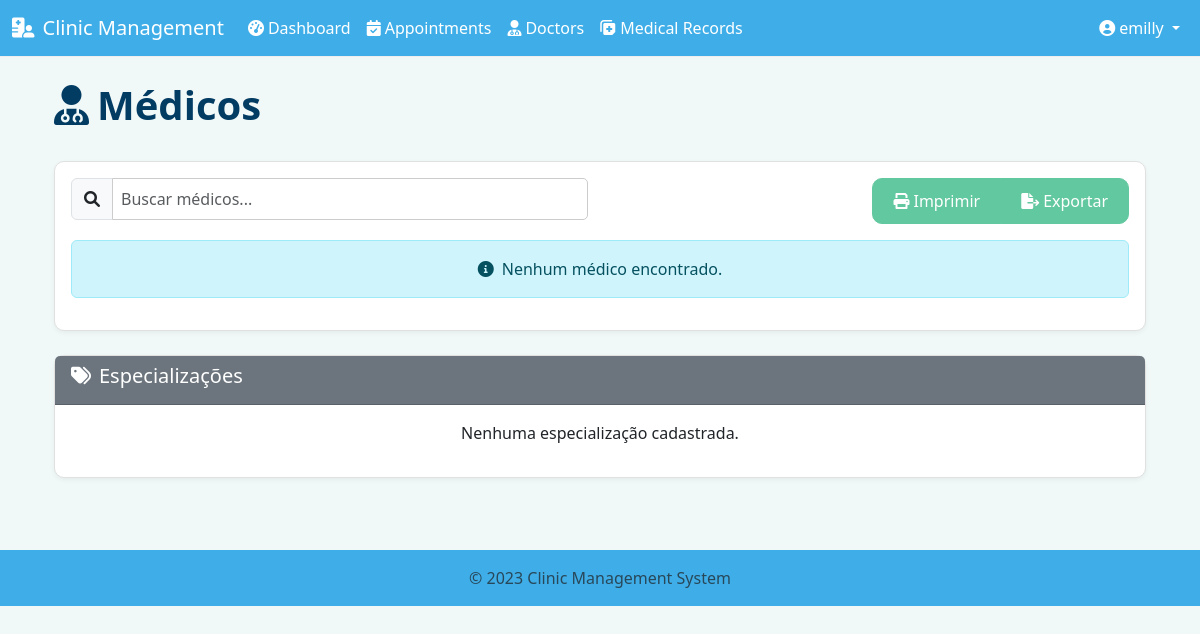
The app's page /doctors/ (signed in), older data.
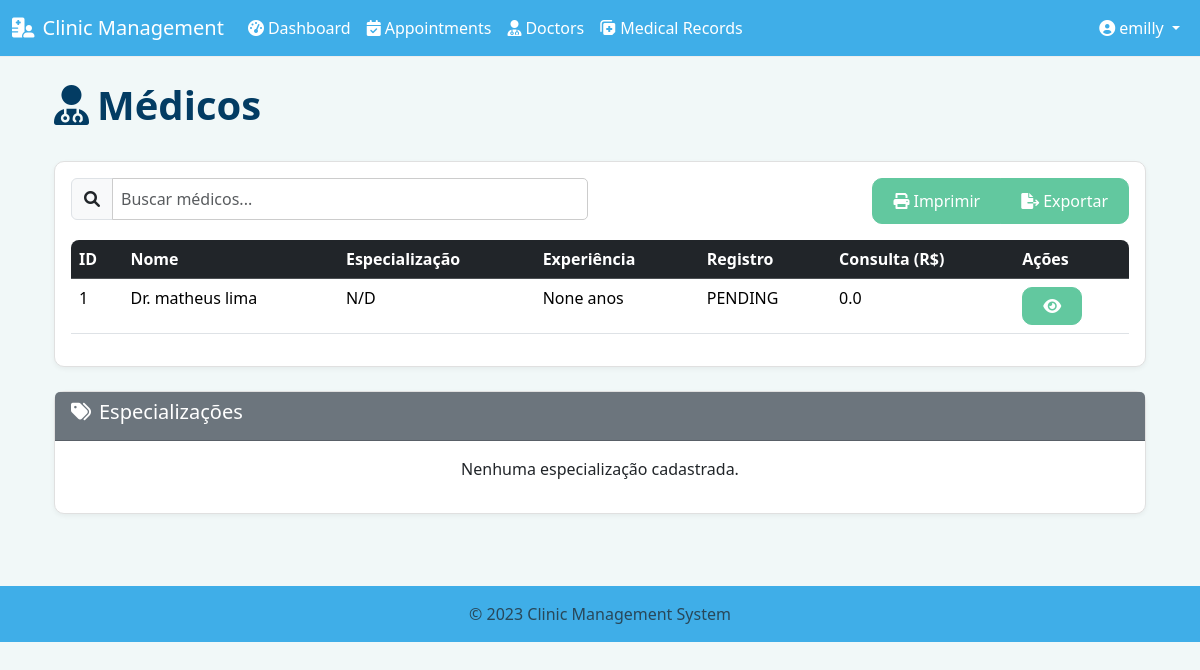
The same page, newer data.
### models.py (models this page shows, shortened)
class User(UserMixin, db.Model):
    id = db.Column(db.Integer, primary_key=True)
    username = db.Column(db.String(64), unique=True, nullable=False)
    email = db.Column(db.String(120), unique=True, nullable=False)
    password_hash = db.Column(db.String(256), nullable=False)
    role = db.Column(db.Enum(UserRole), nullable=False)
    first_name = db.Column(db.String(50))
    last_name = db.Column(db.String(50))
    created_at = db.Column(db.DateTime, default=datetime.utcnow)
    updated_at = db.Column(db.DateTime, default=datetime.utcnow, onupdate=datetime.utcnow)
    doctor_profile = db.relationship('Doctor', backref='user', uselist=False, cascade='all, delete-orphan')
    patient_profile = db.relationship('Patient', backref='user', uselist=False, cascade='all, delete-orphan')

class Doctor(db.Model):
    id = db.Column(db.Integer, primary_key=True)
    user_id = db.Column(db.Integer, db.ForeignKey('user.id'), unique=True, nullable=False)
    specialization_id = db.Column(db.Integer, db.ForeignKey('specialization.id'))
    license_number = db.Column(db.String(50), unique=True, nullable=False)
    experience_years = db.Column(db.Integer)
    availability = db.Column(db.Text)  # JSON string containing availability schedule
    consultation_fee = db.Column(db.Float)
    created_at = db.Column(db.DateTime, default=datetime.utcnow)
    updated_at = db.Column(db.DateTime, default=datetime.utcnow, onupdate=datetime.utcnow)
    appointments = db.relationship('Appointment', backref='doctor', lazy='dynamic', cascade='all, delete-orphan')
    @property
    def full_name(self):
        return f"Dr. {self.user.first_name} {self.user.last_name}"

### routes/doctors.py (the view)
@doctors_bp.route('/')
@login_required
def list_doctors():
    doctors = Doctor.query.join(User).all()
    specializations = Specialization.query.all()
    return render_template('doctors/list.html', doctors=doctors, specializations=specializations)

### app.py (called while the page is built)
@login_manager.user_loader
def load_user(user_id):
    from models import User
    return User.query.get(int(user_id))

### templates/doctors/list.html (shortened to what this page needs)
{% extends "layout.html" %}
{% block content %}
<div class="container">
    <div class="d-flex justify-content-between align-items-center mb-4">
        <h1><i class="fas fa-user-md me-2"></i>Médicos</h1>
    </div>
    <div class="card mb-4">
        <div class="card-body">
            <div class="row mb-3">
                <div class="col-md-6">
                    <div class="input-group">
                        <span class="input-group-text"><i class="fas fa-search"></i></span>
                        <input type="text" id="searchInput" class="form-control" placeholder="Buscar médicos...">
                    </div>
                </div>
                <div class="col-md-6 d-flex justify-content-md-end">
                    <div class="btn-group">
                        <button type="button" class="btn btn-outline-secondary btn-print">
                            <i class="fas fa-print me-1"></i>Imprimir
                        </button>
                        <button type="button" class="btn btn-outline-secondary">
                            <i class="fas fa-file-export me-1"></i>Exportar
                        </button>
                    </div>
                </div>
            </div>
            {% if doctors and doctors|length > 0 %}
            <div class="table-responsive">
                <table class="table table-hover">
                    <thead class="table-dark">
                        <tr>
                            <th>ID</th>
                            <th>Nome</th>
                            <th>Especialização</th>
                            <th>Experiência</th>
                            <th>Registro</th>
                            <th>Consulta (R$)</th>
                            <th>Ações</th>
                        </tr>
                    </thead>
                    <tbody>
                        {% for doctor in doctors %}
                        <tr>
                            <td>{{ doctor.id }}</td>
                            <td>{{ doctor.full_name }}</td>
                            <td>{{ doctor.specialization.name if doctor.specialization else 'N/D' }}</td>
                            <td>{{ doctor.experience_years }} anos</td>
                            <td>{{ doctor.license_number }}</td>
                            <td>{{ doctor.consultation_fee|default('N/D')|float|round(2) }}</td>
                            <td>
                                <div class="btn-group" role="group">
                                    <a href="{{ url_for('doctors.view_doctor', id=doctor.id) }}" class="btn btn-sm btn-primary" title="Visualizar">
                                        <i class="fas fa-eye"></i>
                                    </a>
                                </div>
                            </td>
                        </tr>
                        {% endfor %}
                    </tbody>
                </table>
            </div>
            {% else %}
            <div class="alert alert-info text-center">
                <i class="fas fa-info-circle me-2"></i>Nenhum médico encontrado.
            </div>
            {% endif %}
        </div>
    </div>
    <div class="card">
        <div class="card-header bg-secondary text-white d-flex justify-content-between align-items-center">
            <h5><i class="fas fa-tags me-2"></i>Especializações</h5>
        </div>
        <div class="card-body">
            {% if specializations and specializations|length > 0 %}
            <div class="row">
                {% for specialization in specializations %}
                <div class="col-md-4 mb-2 d-flex align-items-center">
                    <i class="fas fa-stethoscope me-2 text-secondary"></i>{{ specialization.name }}
                </div>
                {% endfor %}
            </div>
            {% else %}
            <p class="text-center">Nenhuma especialização cadastrada.</p>
            {% endif %}
        </div>
    </div>
</div>
{% endblock %}

### templates/layout.html (shortened to what this page needs)
<head>
    <link rel="stylesheet" href="https://cdn.jsdelivr.net/npm/bootstrap@5.3.3/dist/css/bootstrap.min.css">
    <link rel="stylesheet" href="https://cdnjs.cloudflare.com/ajax/libs/font-awesome/6.0.0/css/all.min.css">
  <link rel="stylesheet" href="{{ url_for('static', filename='css/style.css') }}">
  <link rel="stylesheet" href="{{ url_for('static', filename='css/custom.css') }}">
</head>
<body>
    <nav class="navbar navbar-expand-lg navbar-dark bg-dark">
        <div class="container-fluid">
            <a class="navbar-brand" href="{{ url_for('auth.dashboard') }}">
                <i class="fas fa-hospital-user me-2"></i>Clinic Management
            </a>
            <div class="collapse navbar-collapse" id="navbarNav">
                <ul class="navbar-nav me-auto">
                    {% if current_user.is_authenticated %}
                        <li class="nav-item">
                            <a class="nav-link" href="{{ url_for('auth.dashboard') }}">
                                <i class="fas fa-tachometer-alt me-1"></i>Dashboard
                            </a>
                        </li>
                        <li class="nav-item">
                            <a class="nav-link" href="{{ url_for('appointments.list_appointments') }}">
                                <i class="fas fa-calendar-check me-1"></i>Appointments
                            </a>
                        </li>
                        <li class="nav-item">
                            <a class="nav-link" href="{{ url_for('doctors.list_doctors') }}">
                                <i class="fas fa-user-md me-1"></i>Doctors
                            </a>
                        </li>
                        <li class="nav-item">
                            <a class="nav-link" href="{{ url_for('medical_records.list_records') }}">
                                <i class="fas fa-notes-medical me-1"></i>Medical Records
                            </a>
                        </li>
                    {% endif %}
                </ul>
                <ul class="navbar-nav">
                    {% if current_user.is_authenticated %}
                        <li class="nav-item dropdown">
                            <a class="nav-link dropdown-toggle" href="#" id="userDropdown" role="button" data-bs-toggle="dropdown" aria-expanded="false">
                                <i class="fas fa-user-circle me-1"></i>{{ current_user.username }}
                            </a>
                        </li>
                    {% endif %}
                </ul>
            </div>
        </div>
    </nav>
    <div class="container mt-4">
        {% block content %}{% endblock %}
    </div>
    <footer class="footer mt-5 py-3 bg-dark">
        <div class="container text-center">
            <span class="text-muted">© 2023 Clinic Management System</span>
        </div>
    </footer>
</body>
</html>

### static/css/style.css (style rules this page uses)
body { min-height: 100vh; display: flex; flex-direction: column; }
.footer { margin-top: auto; }
.card { border-radius: 8px; box-shadow: 0 4px 8px rgba(0, 0, 0, 0.2); margin-bottom: 1.5rem; transition: transform 0.3s ease; }
.card-header { border-radius: 8px 8px 0 0; }
.table-responsive { border-radius: 8px; overflow: hidden; }

### static/css/custom.css (style rules this page uses)
h1, h2, h3 { color: var(--heading-color); font-weight: 600; }
h1 { color: var(--heading-principal); }
body { color: var(--text-color); background-color: var(--background-light); font-family: 'Segoe UI', Tahoma, Geneva, Verdana, sans-serif; }
a { color: var(--main-color); text-decoration: none; }
.btn, .btn-primary { background-color: var(--accent-color); border-color: var(--accent-color); color: white; display: inline-flex; align-items: center; justify-content: center; text-align: center; padding: 10px 20px; border-radius: 10px; font-weight: 500; font-size: 1rem; transition: background-color 0.2s ease; }
input[type="text"], input[type="email"], input[type="password"], textarea, select { border: 1px solid #ccc; border-radius: 5px; padding: 8px; color: var(--text-color); background-color: white; }
header, footer, .navbar, .footer { background-color: var(--header-footer-color) !important; color: white !important; }
header a, footer a, .navbar a, .footer a { color: white !important; text-decoration: none; }
.navbar { background-color: var(--header-footer-color); border-bottom: 1px solid #eee; }
.navbar a { color: white !important; }
.card { border: 1px solid #e0e0e0; border-radius: 10px; box-shadow: 0 2px 5px rgba(0,0,0,0.05); background-color: white; }
.btn, .btn-primary { display: inline-flex !important; align-items: center !important; justify-content: center !important; text-align: center !important; }

Row changes from the older to the newer data that the page shows:
added Doctor: id "1", full_name "Dr. matheus lima", specialization "N/D", experience_years "None", license_number "PENDING", consultation_fee "0.0"
Text that changed along with them:
text no longer shown: "Nenhum médico encontrado."
text now shown: "ID Nome Especialização Experiência Registro Consulta (R$) Ações"
